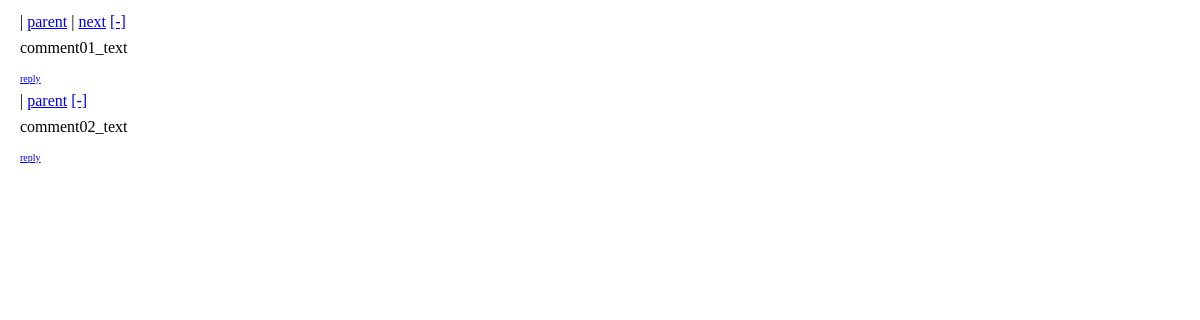
The app's page /item/1/comments, older data.
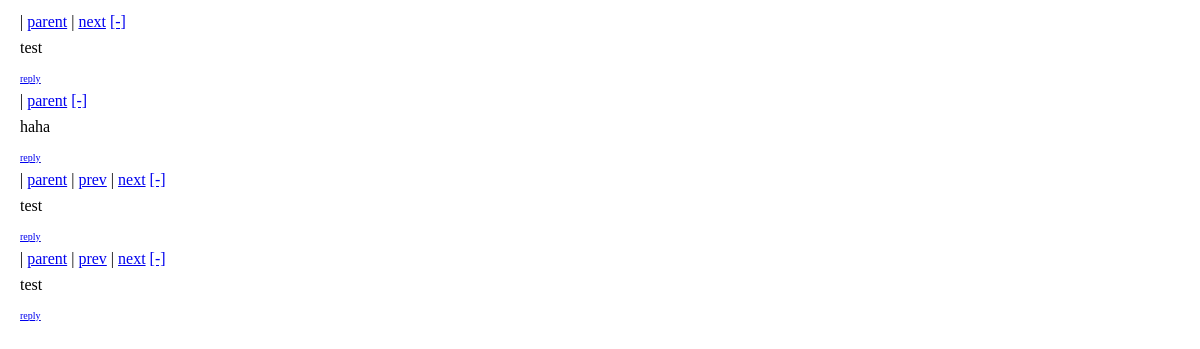
The same page, newer data.
### hackernews/models.py (models this page shows)
class Comment(MPTTModel):
    author = models.ForeignKey(User, on_delete=models.CASCADE)
    submission = models.ForeignKey(Submission, on_delete=models.CASCADE)
    posted_at_date = models.DateField(default=timezone.now)
    posted_at_time = models.TimeField(default=timezone.now)
    text = models.TextField(default="")
    parent = TreeForeignKey('self', blank=True, null=True, related_name='children', on_delete=models.CASCADE)
    upvotes = GenericRelation(Action)

### hackernews/views.py (the view)
# urls.py: path('item/<submission_id>/comments', views.comments, name='comments'),
def comments(request, submission_id):
    s = Submission.objects.get(id=submission_id)
    c = Comment.objects.filter(submission=s)
    user = User.objects.get(id=1) #fake ought to be the logged user
    template = loader.get_template('comment.html')
    context = {
        'comments_list' : c,
        'user' : user
    }
    return HttpResponse(template.render(context, request))

### hackernews/templatetags/hackernews_extras.py (called while the page is built)
@register.filter(name='next')
def next(value, arg):
    try:
        return value[int(arg)+1]
    except:
        return None

@register.filter(name='prev')
def prev(value, arg):
    try:
        return value[int(arg)-1]
    except:
        return None

### templates/comment.html (shortened to what this page needs)
{% load static %}
{% load hackernews_extras %}
{% for comment in comments_list %}
{% if not comment.parent in comments_list %}
<tr class="athing comtr" id={{ comment.comment_id }}>
	<td>
		<table border="0">
			<tr>
				<td class="ind" indent="0"><img src="s.gif" height="1" width={{ idx }} /></td>
				<td valign="top" class="votelinks">
				</td>
				<td class="default">
					<div style="margin-top: 2px; margin-bottom: -10px">
						<span class="comhead">
							<span class="navs">
								{% if forloop.counter == 0 %}
								| <a href="item?id=30983269">parent</a>
								{% else %}
								| <a href="#{{ coment.parent }}" class="clicky" aria-hidden="true">parent</a>
								{% endif %}
								{% if not forloop.first %}
								{% with comments_list|prev:forloop.counter0 as prev %}
								| <a href="#{{ prev.comment_id }}" class="clicky" aria-hidden="true">prev</a>
								{% endwith %}
								{% endif %}
								{% if not forloop.last %}
								{% with comments_list|next:forloop.counter0 as next %}
								| <a href="#{{ next.comment_id }}" class="clicky" aria-hidden="true">next</a>
								{% endwith %}
								{% endif %}
							</span>
							<a class="togg clicky" id="{{ comment.comment_id }}" n="{{ comment.descendant_count }}" href="javascript:void(0)">[-]</a>
						</span>
					</div>
					<br />
					<div class="comment">
						<span class="commtext c00">
							{{ comment.text }}
						</span>
						<div class="reply">
							<p>
								<font size="1">
									<u><a href="{% url 'reply' comment.id %}">reply</a></u>
								</font>
							</p>
						</div>
					</div>
				</td>
			</tr>
		</table>
		{% include "comment.html" with comments_list=comment.children.all idx=idx|add:20 %}
	</td>
</tr>
{% endif %}
{% endfor %}

Row changes from the older to the newer data that the page shows:
removed Comment: text "comment01_text"
removed Comment: text "comment02_text", shown under "comment01_text"
added Comment: text "test"
added Comment: text "haha", shown under "test"
added Comment: text "test"
now on this page (row edited): Comment: text "test"
